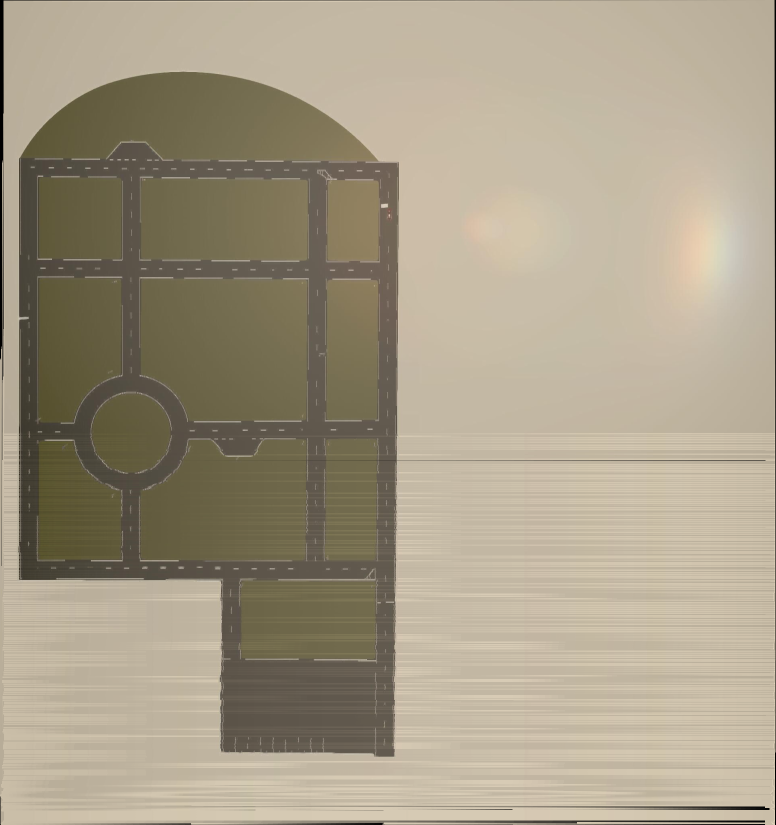
#> input picture scripts/localisation/map.png, 1552 x 1650 px, found by its file name (shown at 1/2 size)
$ python annotator.py
#> lines starting #> are read from the running program, lines starting #| are printed output that depends on the picture
import cv2
from enum import Enum
import numpy as np
import math as m
import pickle

#USER PARAMETERS
image_path = "/home/batu/projects/self-driving-taxi/catkin_ws/src/panorama/scripts/localisation/map.png" #the path to the input image
win_scale = 0.6 #how much the input image will be scaled

graph_load_dir = "/home/batu/projects/self-driving-taxi/catkin_ws/src/panorama/scripts/localisation/graph.pickle" #where to load the previous graph from, if you will load. Won't do anytinh if there is no such file
graph_save_dir = "/home/batu/projects/self-driving-taxi/catkin_ws/src/panorama/scripts/localisation/graph.pickle" #where to save the graph

use_middle_mouse = False #whether to use middle mouse for clicks instead of left mouse button. Allows you to pan when zoomed but is a bit cumbersome.

node_add_mode = "n" #switch to node addition mode. Clicks will add a node
edge_add_mode = "e" #switch to edge addition mode. Consecutive clicks will add an edge between closest nodes at the time of the clicks
delete_mode = "d" #switch to deletion mode. Clicks will delete the closest node or edge
clear_graph = "c" #clears graph
localise_mode = "l" #localises the mouse in the graph
intersection_mode = "i" #add intersection. start from a node that has right to enter the intersection, go clockwise
quit_button = "q" #quits and saves the constructed graph

u_turn_at_intersections = False #if set to true, the intersection mode will generate a u turn node at intersections
#END USER PARAMETERS

win_name = "Annotator"

image = cv2.imread(image_path)
#> image is the input picture: shape (1650, 1552, 3); mean B, G, R 134.4, 155.8, 166
if not use_middle_mouse:
    click_down = cv2.EVENT_LBUTTONDOWN
    click_up = cv2.EVENT_LBUTTONUP
else:
    click_down = cv2.EVENT_MBUTTONDOWN
    click_up = cv2.EVENT_MBUTTONUP

state = 0
nodes = []
edges = []

new_edge_first_point=None
closest_node = None
closest_edge = None
mouse_coords = None

intersection = []

resizable_image = None

class Node():
    def __init__(self):
        self.position = np.zeros((2,1))
    # [8 lines left out: functions __init__, distance_to, not called in this run]
    def draw(self, image, color=(255,0,0,), size=4):
        return cv2.circle(image, node, int(m.ceil(size/2)), color, thickness=size, lineType=cv2.LINE_AA)

class Edge():
    def __init__(self):
        self.nodes = (Node(),Node())
    # [51 lines left out: functions __init__, distance_to, draw, not called in this run]

class Intersection():
    # [5 lines left out: function __init__, not called in this run]
    def entering_nodes(self):
        return [self.nodes[i] for i in range(0,len(self.nodes),2)]
    def exiting_nodes(self):
        return [self.nodes[i] for i in range(1,len(self.nodes)+1,2)]

    # [20 lines left out: functions __center_point, draw, not called in this run]
    def distance_to(self, point):
        edge_self = Node(self.__center_point())
        return edge_self.distance_to(point)

class Graph():
    def __init__(self):
        self.elements = []
    # [9 lines left out: function draw, not called in this run]


class ResizableImage():
    def __init__(self, scale):
        self.scale = scale

    def resize(self, img):
        img = np.copy(img)
        img_height, img_width, img_depth = np.shape(img)
        resized = cv2.resize(img, (int(img_width*self.scale), int(img_height*self.scale)))
        return resized

    # def in_to_out_point(self, point):
    #     x, y = point
    #     return (x-self.in_height//2+self.out_height//2,y-self.in_width//2+self.out_width//2)

    def out_to_in_point(self, point):
        x, y = point
        return (int(x/self.scale), int(y/self.scale))
def linear_transform(inp, in_min, in_max, out_min, out_max):
     return max(out_min, min(out_max, (inp-in_min)/(in_max-in_min) * (out_max-out_min) + out_min))

def distance(point1, point2):
    return m.sqrt((point1[0]-point2[0])**2 + (point1[1]-point2[1])**2)

def distance_edge_center(point, edge):
    edge_center = ((edge[0][0]+edge[1][0])/2, (edge[0][1]+edge[1][1])/2)
    return distance(edge_center, point)

# [25 lines left out: functions find_closest_node, find_closest_edge, not called in this run]

def draw_nodes(img, nodes, node_color=(255,0,0), special_nodes=(), special_node_colors=(), size=3, thickness=2):
    frame = np.copy(img)
    for node in nodes:
        if special_nodes != None and node in special_nodes:
            frame = cv2.circle(frame, node, size, special_node_colors[special_nodes.index(node)], thickness=thickness)
        else:
            frame = cv2.circle(frame, node, size, node_color, thickness=thickness)
    return frame

def draw_edges(img, edges, edge_color=(0,255,0), special_edges=(), special_edge_colors=(), thickness = 3, use_arrows = True):
    frame = np.copy(img)
    for edge in edges:
        if special_edges == None or not edge in special_edges:
            if use_arrows:
                frame = cv2.arrowedLine(frame, edge[0], edge[1], edge_color, thickness=thickness, line_type=cv2.LINE_AA)
            else:
                frame = cv2.line(frame, edge[0], edge[1], edge_color, thickness=thickness, lineType=cv2.LINE_AA)

    for edge in edges:
        if special_edges != None and edge in special_edges:
            if use_arrows:
                frame = cv2.arrowedLine(frame, edge[0], edge[1], special_edge_colors[special_edges.index(edge)], thickness=thickness, line_type=cv2.LINE_AA)
            else:
                frame = cv2.line(frame, edge[0], edge[1], special_edge_colors[special_edges.index(edge)], thickness=thickness, lineType=cv2.LINE_AA)


    return frame

# [47 lines left out: functions distance_to_edge, localise_in_graph, delete_node, not called in this run]
def newMod(a,b):
    res = a%b
    return res if not res else res-b if a<0 else res
# [64 lines left out: function click, not called in this run]

if __name__ == "__main__":
    print(7+1%8)
    cv2.namedWindow(win_name)
    cv2.setMouseCallback(win_name, click)
    resizable_image = ResizableImage(win_scale)
    if graph_load_dir != "":
        try:
            with open(graph_load_dir, "rb") as file:
                nodes, edges = pickle.load(file)
        except FileNotFoundError:
            pass
    while True:
        frame = np.copy(image)
        if state == 0:
            frame = draw_edges(frame, edges)
            frame = draw_nodes(frame, nodes)
        elif state == 1:
            frame = draw_edges(frame, edges)
            frame = draw_nodes(frame, nodes, special_nodes=[closest_node, new_edge_first_point], special_node_colors=[(0,255,255), (255,255,0)])
        elif state == 2:
            if closest_edge != None:
                frame = draw_edges(frame, edges, special_edges=[closest_edge], special_edge_colors=[(0,0,255)])
            else:
                frame = draw_edges(frame, edges)

            if closest_node != None:
                frame = draw_nodes(frame, nodes, special_nodes=[closest_node], special_node_colors=[(0,0,255)])
            else:
                frame = draw_nodes(frame, nodes)

        elif state == 3:
            frame = draw_edges(frame, edges)
            frame = draw_nodes(frame, nodes)
            height, width, depth = np.shape(frame)
            frame = cv2.putText(frame, "Quit?",(width//2-200, height//2), cv2.FONT_HERSHEY_COMPLEX, 5, (0,0,255), thickness=10, lineType=cv2.LINE_AA)
        elif state == 4:
            frame = draw_edges(frame, edges)
            frame = draw_nodes(frame, nodes)
            height, width, depth = np.shape(frame)
            frame = cv2.putText(frame, "Clear?",(width//2-250, height//2), cv2.FONT_HERSHEY_COMPLEX, 5, (0,0,255), thickness=10, lineType=cv2.LINE_AA)
        elif state == 5:
            current_edge, next_edges = localise_in_graph(mouse_coords, edges)
            print(f"\n\nAvailable roads: {len(next_edges)}")
            print("Possible nodes to travel to")
            for edge in next_edges:
                print(edge[1])
            frame = draw_edges(frame, edges, special_edges=[current_edge]+next_edges, special_edge_colors=[(0,255,255)]+[(255,0,255) for i in range(len(next_edges))])
            frame = draw_nodes(frame, nodes)
        elif state == 6:
            frame = draw_edges(frame, edges)
            frame = draw_nodes(frame, nodes, special_nodes=[closest_node]+ intersection, special_node_colors=[(255,0,255)]+[(255,255,0) if i%2==0 else (0,255,255) for i in range(len(intersection))])


        if state != 6:
            intersection = []

        frame = resizable_image.resize(frame)
#> in resize, `resized = cv2.resize(img, (int(img_width*self.scale), int(img_height*s..`:
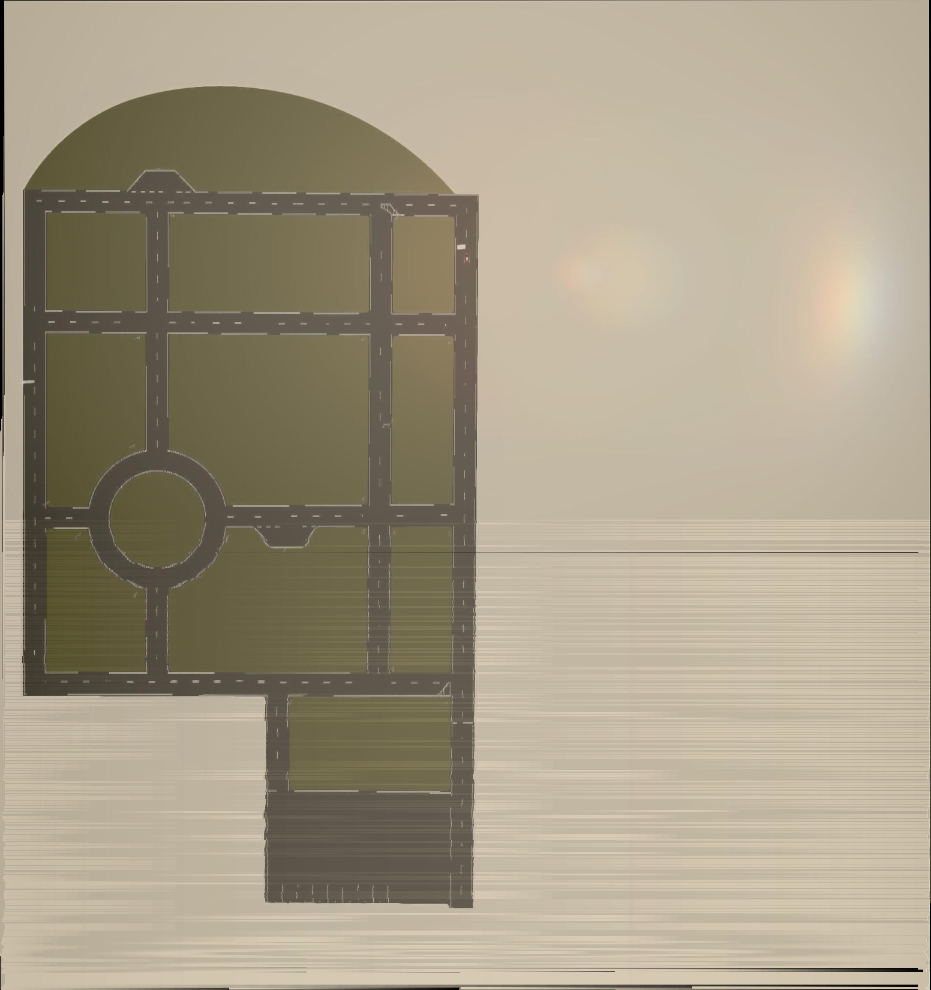
#> resized: shape (990, 931, 3); mean B, G, R 134.4, 155.8, 166
        cv2.imshow(win_name, frame)
        key = cv2.waitKey(1)
#> (key Esc is pressed here)
        if key == ord(node_add_mode):
            state = 0 #node adding mode
        elif key == ord(edge_add_mode):
            state = 1 #edge adding mode
        elif key == ord(delete_mode):
            state = 2 #node/edge deletion mode
        elif key == ord(quit_button):
            if state==3:
                break
            state = 3
        elif key == ord(clear_graph):
            if state == 4:
                nodes = []
                edges = []
                state = 0
            else:
                state = 4
        elif key == ord(localise_mode):
            state = 5
        elif key == ord(intersection_mode):
            state=6
        elif key == -1:
            continue
        else:
            state = 0

    cv2.destroyAllWindows()
    # if graph_save_dir != "":
    #     with open(graph_save_dir,'wb') as file:
    #         pickle.dump((nodes, edges), file)
